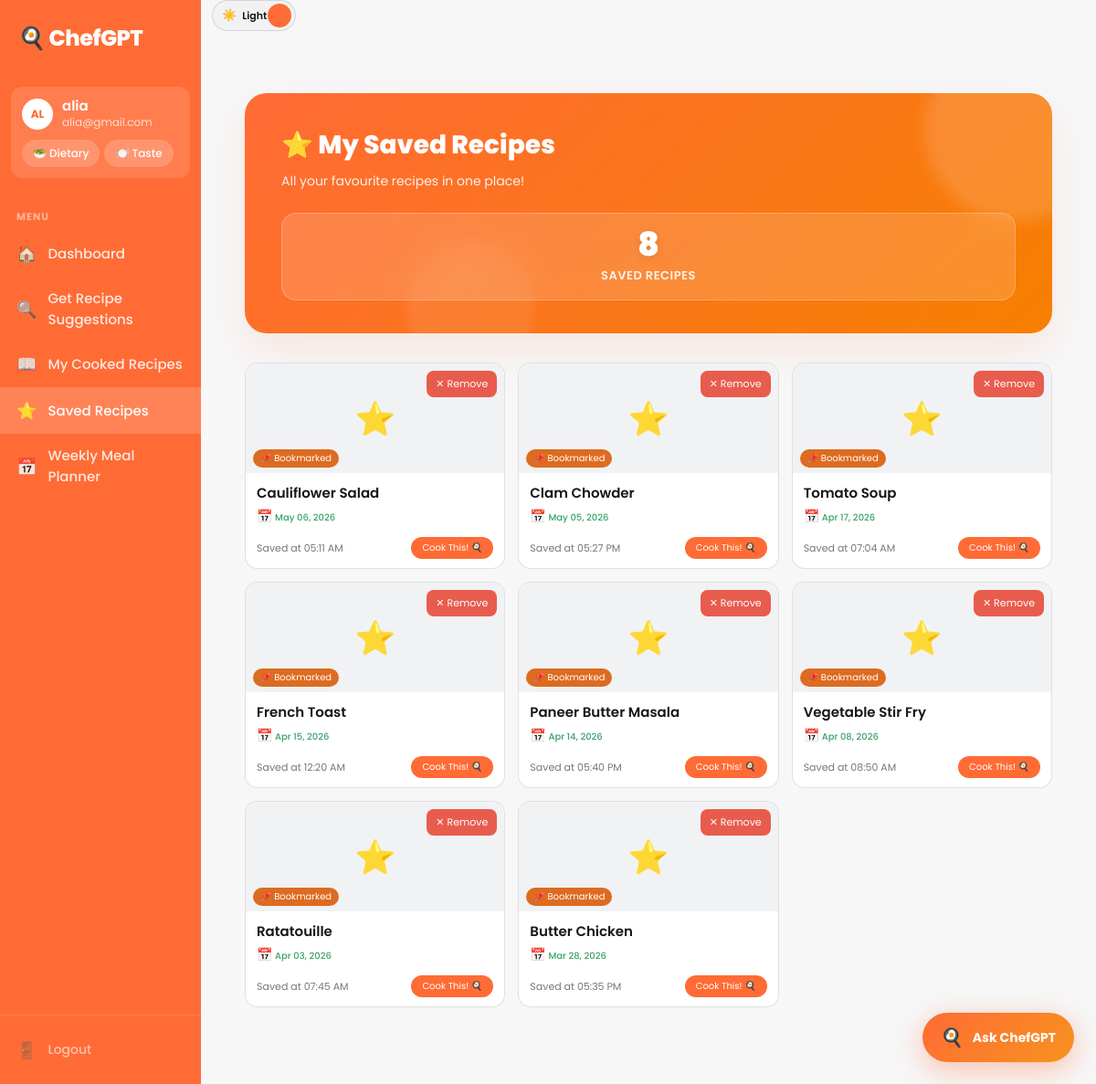
The page /saved-recipes (signed in) on the database its author committed.
### app.py (models this page shows)
class User(UserMixin, db.Model):
    id = db.Column(db.Integer, primary_key=True)
    username = db.Column(db.String(80), unique=True, nullable=False)
    email = db.Column(db.String(120), unique=True, nullable=False)
    password = db.Column(db.String(200), nullable=False)
    created_at = db.Column(db.DateTime, default=datetime.utcnow)
    role = db.Column(db.String(20), nullable=False, default='user')

class SavedRecipe(db.Model):
    __tablename__ = 'saved_recipes'
    id = db.Column(db.Integer, primary_key=True)
    user_id = db.Column(db.Integer, db.ForeignKey('user.id'), nullable=False)
    recipe_id = db.Column(db.Integer, nullable=False)
    recipe_name = db.Column(db.String(200), nullable=False)
    saved_at = db.Column(db.DateTime, default=datetime.utcnow)
    user = db.relationship('User', backref='saved_recipes')

### app.py (the view)
@app.route("/saved-recipes")
@login_required
def saved_recipes():
    saved = SavedRecipe.query.filter_by(user_id=current_user.id)\
        .order_by(SavedRecipe.saved_at.desc()).all()
    return render_template("saved_recipes.html", recipes=saved)

### app.py (called while the page is built)
@login_manager.user_loader
def load_user(user_id):
    return User.query.get(int(user_id))

### templates/saved_recipes.html (shortened to what this page needs)
{% extends "base.html" %}
{% block extra_head %}
    <link rel="stylesheet" href="{{ url_for('static', filename='css/history.css') }}">
{% endblock %}
{% block content %}
    <div class="container">
        <div class="page-header">
            <h2>⭐ My Saved Recipes</h2>
            <p>All your favourite recipes in one place!</p>
            <div class="stats">
                <div class="stat-card">
                    <div class="stat-number">{{ recipes|length }}</div>
                    <div class="stat-label">Saved Recipes</div>
                </div>
            </div>
        </div>
        {% if recipes|length == 0 %}
            <div class="empty-state">
                <div style="font-size: 48px; margin-bottom: 16px;">💾</div>
                <h3>No Saved Recipes Yet</h3>
                <p>Browse recipes and hit Save to bookmark your favourites!</p>
                <a href="{{ url_for('dashboard') }}">Browse Recipes</a>
            </div>
        {% else %}
            <div class="recipe-grid">
            {% for saved in recipes %}
                <div class="recipe-card" onclick="window.location.href='{{ url_for('recipe_detail', recipe_id=saved.recipe_id) }}'" style="position: relative;">
                    <button class="view-btn" style="position: absolute; top: 8px; right: 8px; background: rgba(231, 76, 60, 0.9); color: white; border: none; padding: 6px 10px; font-size: 11px; z-index: 10; border-radius: 8px;" onclick="event.stopPropagation(); unsave({{ saved.recipe_id }}, this)">
                        ✕ Remove
                    </button>
                    <div class="recipe-card-img">
                        <div class="recipe-img-placeholder">⭐</div>
                        <div class="recipe-time-badge" style="background: #DD6B20; color: white;">📌 Bookmarked</div>
                    </div>
                    <div class="recipe-card-body">
                        <div class="recipe-card-name" style="font-size: 15px; padding-right: 20px;">{{ saved.recipe_name }}</div>
                        <div class="recipe-card-meta" style="color: #38A169; font-weight: 500; margin-top: 4px;">
                            <span style="font-size: 14px;">📅</span> {{ saved.saved_at.strftime('%b %d, %Y') }}
                        </div>
                        <div class="recipe-card-footer" style="margin-top: 12px;">
                            <div class="recipe-rating" style="font-size: 11px;">Saved at {{ saved.saved_at.strftime('%I:%M %p') }}</div>
                            <div class="recipe-view-btn" style="background: var(--brand);">Cook This! 🍳</div>
                        </div>
                    </div>
                </div>
            {% endfor %}
            </div>
        {% endif %}
    </div>
{% endblock %}

### templates/base.html (shortened to what this page needs)
<!DOCTYPE html>
<html lang="en">
<head>
    <link rel="stylesheet" href="{{ url_for('static', filename='css/dashboard.css') }}">
    {% block extra_head %}{% endblock %}
</head>
<body>
<div class="dashboard-layout">
  <aside class="sidebar">
    <div class="sidebar-logo">🍳 ChefGPT</div>
    <div class="profile-block">
      <div class="profile-row">
        <div class="avatar">{{ current_user.username[:2].upper() if current_user.is_authenticated else '' }}</div>
        <div>
          <div class="profile-name">{{ current_user.username if current_user.is_authenticated else '' }}</div>
          <div class="profile-email">{{ current_user.email if current_user.is_authenticated else '' }}</div>
        </div>
      </div>
      <div class="profile-pills">
        <button class="pill" onclick="openDietDrawer()">🥗 Dietary</button>
        <button class="pill" onclick="openTasteDrawer()">🍽️ Taste</button>
      </div>
    </div>
    <nav class="sidebar-nav">
      <div class="nav-label">MENU</div>
      <a href="{{ url_for('dashboard') }}" class="nav-item {% if request.endpoint == 'dashboard' %}active{% endif %}">
        <span class="nav-icon">🏠</span> Dashboard</a>
      <a href="{{ url_for('recommend_page') }}" class="nav-item {% if request.endpoint == 'recommend_page' %}active{% endif %}">
        <span class="nav-icon">🔍</span> Get Recipe Suggestions</a>
      <a href="{{ url_for('cooked_history') }}" class="nav-item {% if request.endpoint == 'cooked_history' %}active{% endif %}">
        <span class="nav-icon">📖</span> My Cooked Recipes</a>
      <a href="{{ url_for('saved_recipes') }}" class="nav-item {% if request.endpoint == 'saved_recipes' %}active{% endif %}">
        <span class="nav-icon">⭐</span> Saved Recipes</a>
      <a href="{{ url_for('meal_planner') }}" class="nav-item {% if request.endpoint == 'meal_planner' %}active{% endif %}">
        <span class="nav-icon">📅</span> Weekly Meal Planner</a>
    </nav>
    <div class="sidebar-bottom">
      <a href="{{ url_for('logout') }}" class="nav-item nav-logout">
        <span class="nav-icon">🚪</span> Logout</a>
    </div>
  </aside>
  <main class="main-content">
    <div class="topbar-actions">
      <button class="theme-switch" type="button" onclick="toggleTheme()" aria-label="Toggle theme">
        <span class="theme-switch-icon" id="themeIcon">🌙</span>
        <span class="theme-switch-text" id="themeText">Dark</span>
        <span class="theme-switch-knob"></span>
      </button>
    </div>
    <div class="page-content">
      {% block content %}{% endblock %}
    </div>
  </main>
</div>
{% include 'partials/floating_chat.html' %}
</body>
        {% set diet_options = [('omnivore','🍽️ No Restrictions','Eats everything'),('vegetarian','🥦 Vegetarian','No meat, dairy & eggs ok'),('vegan','🌱 Vegan','No animal products'),('halal','☪️ Halal','No pork & alcohol')] %}
</html>

### static/css/history.css (style rules this page uses)
.container { max-width: 1000px; margin: 20px auto; padding: 0 16px; animation: slideUp 0.4s ease-out forwards; }
.page-header { background: linear-gradient(135deg, var(--brand) 0%, #f77f00 100%); padding: 36px 40px; border-radius: 24px; margin-bottom: 32px; position: relative; overflow: hidden; box-shadow: var(--shadow); color: white; }
.page-header::before { content: ''; position: absolute; top: -60px; right: -60px; width: 200px; height: 200px; background: rgba(255,255,255,0.15); border-radius: 50%; filter: blur(8px); }
.page-header::after { content: ''; position: absolute; bottom: -40px; left: 20%; width: 140px; height: 140px; background: rgba(255,255,255,0.08); border-radius: 50%; filter: blur(4px); }
.page-header h2 { font-size: 28px; font-weight: 800; margin-bottom: 8px; position: relative; z-index: 1; }
.page-header p { color: rgba(255,255,255,0.9); font-size: 14px; position: relative; z-index: 1; }
.stats { display: flex; gap: 16px; margin-top: 24px; position: relative; z-index: 1; }
.stat-card { background: rgba(255,255,255,0.15); backdrop-filter: blur(12px); border: 1px solid rgba(255,255,255,0.25); padding: 16px 24px; border-radius: 16px; flex: 1; text-align: center; transition: all 0.3s cubic-bezier(0.4, 0, 0.2, 1); }
.stat-number { font-size: 36px; font-weight: 900; color: white; line-height: 1; margin-bottom: 6px; text-shadow: 0 2px 10px rgba(0,0,0,0.1); }
.stat-label { color: rgba(255,255,255,0.9); font-size: 13px; font-weight: 600; text-transform: uppercase; letter-spacing: 0.5px; }

### rows shown on the page
User: username "AL", username "alia", email "alia@gmail.com"
SavedRecipe: recipe_name "Cauliflower Salad", saved_at "May 06, 2026", saved_at "05:11 AM"
SavedRecipe: recipe_name "Clam Chowder", saved_at "May 05, 2026", saved_at "05:27 PM"
SavedRecipe: recipe_name "Tomato Soup", saved_at "Apr 17, 2026", saved_at "07:04 AM"
SavedRecipe: recipe_name "French Toast", saved_at "Apr 15, 2026", saved_at "12:20 AM"
SavedRecipe: recipe_name "Paneer Butter Masala", saved_at "Apr 14, 2026", saved_at "05:40 PM"
SavedRecipe: recipe_name "Vegetable Stir Fry", saved_at "Apr 08, 2026", saved_at "08:50 AM"
SavedRecipe: recipe_name "Ratatouille", saved_at "Apr 03, 2026", saved_at "07:45 AM"
SavedRecipe: recipe_name "Butter Chicken", saved_at "Mar 28, 2026", saved_at "05:35 PM"

### other values the page prints
{{ recipes|length }} "8"
